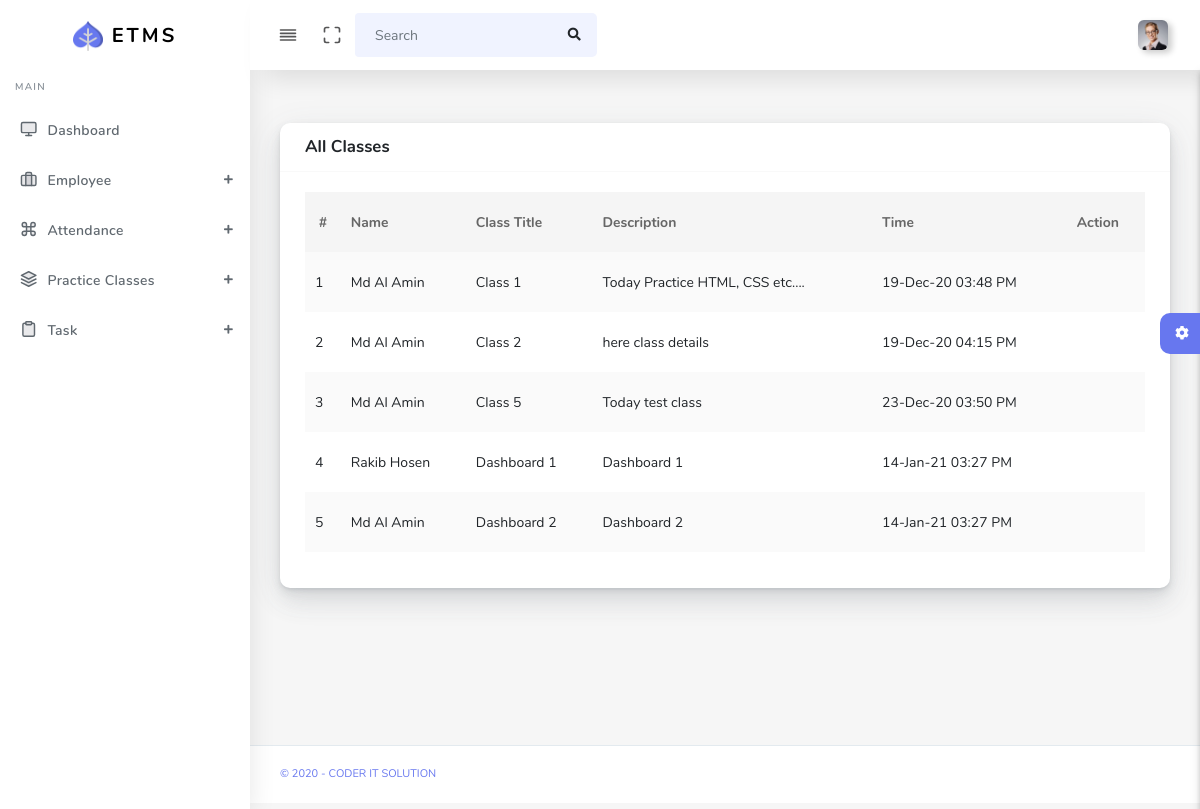
The app's page /admin/ClassAll.php (signed in) with its own data.
### tables this page shows
CREATE TABLE `em_class` (
  `c_id` int(11) NOT NULL,
  `user_id` varchar(100) NOT NULL,
  `class_name` varchar(255) NOT NULL,
  `class_details` text NOT NULL,
  `date_time` datetime NOT NULL
);

CREATE TABLE `em_users` (
  `u_id` int(11) NOT NULL,
  `first_name` varchar(255) NOT NULL,
  `last_name` varchar(255) NOT NULL,
  `email` varchar(255) NOT NULL,
  `mobile` varchar(255) NOT NULL,
  `birthday` date NOT NULL,
  `blood_group` varchar(100) NOT NULL,
  `father_name` varchar(255) NOT NULL,
  `mother_name` varchar(255) NOT NULL,
  `f_or_m_mobile` varchar(100) NOT NULL,
  `edu` varchar(100) DEFAULT NULL,
  `address` varchar(255) DEFAULT NULL,
  `password` varchar(255) NOT NULL,
  `register_date` datetime NOT NULL,
  `email_verify` int(100) NOT NULL DEFAULT 0,
  `email_verify_code` varchar(100) DEFAULT NULL,
  `mobile_verify` int(11) NOT NULL DEFAULT 0,
  `mobile_verify_code` varchar(100) DEFAULT NULL,
  `photo` varchar(255) DEFAULT NULL,
  `reset_code` int(11) DEFAULT NULL
);

### functions.php (called while the page is built, shortened)
<?php
require_once('config.php');
function em_user($id,$col){
	global $pdo;
    $stm=$pdo->prepare("SELECT $col FROM em_users WHERE u_id=?");
    $stm->execute(array($id));
   	$result=$stm->fetchAll(PDO::FETCH_ASSOC);
    return $result[0]["$col"];
}
 ?>

### admin/ClassAll.php (the view, shortened to what this page needs)
<?php require_once('header.php');
?>
<div class="row">
  <div class="col-12">
    <div class="card">
      <div class="card-header">
        <h4>All Classes </h4>
      </div>
      <div class="card-body">
        <div class="table-responsive">
          <table class="table table-striped" id="table-1">
            <thead>
              <tr>
                <th class="text-center">
                  #
                </th>
                <th>Name</th>
                <th>Class Title</th>
                <th>Description</th>
                <th>Time</th>
                <th>Action</th>
              </tr>
            </thead>
            <tbody>
            	<?php
            	$stm=$pdo->prepare("SELECT * FROM em_class");
            	$stm->execute(array());
            	$result = $stm->fetchAll(PDO::FETCH_ASSOC);
            	$a=1;
            	foreach($result as $row) :
            	 ?>
              	<tr>
                	<td><?php echo $a;$a++; ?></td>
                  <td><?php echo em_user($row['user_id'],'first_name')." ".em_user($row['user_id'],'last_name'); ?></td>
                  <td><?php echo $row['class_name'];?></td>
                  <td><?php echo $row['class_details'];?></td>
                  <td><?php echo date('d-M-y h:i A',strtotime($row['date_time']));?></td>
                  <td> </td>
              	</tr>
              <?php endforeach; ?>
            </tbody>
          </table>
        </div>
      </div>
    </div>
  </div>
</div>
<?php require_once('footer.php'); ?>

### admin/header.php (shortened to what this page needs)
<?php
require_once('../config.php');
require_once('../functions.php');
 ?>
<!DOCTYPE html>
<html lang="en">
<head>
  <link rel="stylesheet" href="assets/css/app.min.css">
  <link rel="stylesheet" href="assets/bundles/datatables/datatables.min.css">
  <link rel="stylesheet" href="assets/bundles/datatables/DataTables-1.10.16/css/dataTables.bootstrap4.min.css">
  <link rel="stylesheet" href="assets/bundles/summernote/summernote-bs4.css">
  <link rel="stylesheet" href="assets/css/style.css">
  <link rel="stylesheet" href="assets/css/components.css">
  <link rel="stylesheet" href="assets/css/custom.css">
  <link rel="stylesheet" href="assets/css/ourstyle.css">
</head>
<body>
  <div id="app">
    <div class="main-wrapper main-wrapper-1">
      <div class="navbar-bg"></div>
      <nav class="navbar navbar-expand-lg main-navbar sticky">
        <div class="form-inline mr-auto">
          <ul class="navbar-nav mr-3">
            <li><a href="#" data-toggle="sidebar" class="nav-link nav-link-lg
									collapse-btn"> <i data-feather="align-justify"></i></a></li>
            <li><a href="#" class="nav-link nav-link-lg fullscreen-btn">
                <i data-feather="maximize"></i>
              </a></li>
            <li>
              <form class="form-inline mr-auto">
                <div class="search-element">
                  <input class="form-control" type="search" placeholder="Search" aria-label="Search" data-width="200">
                  <button class="btn" type="submit">
                    <i class="fas fa-search"></i>
                  </button>
                </div>
              </form>
            </li>
          </ul>
        </div>
        <ul class="navbar-nav navbar-right">
          <li class="dropdown"><a href="#" data-toggle="dropdown"
              class="nav-link dropdown-toggle nav-link-lg nav-link-user"> <img alt="image" src="assets/img/user.png"
                class="user-img-radious-style"> <span class="d-sm-none d-lg-inline-block"></span></a>
          </li>
        </ul>
      </nav>
      <div class="main-sidebar sidebar-style-2">
        <aside id="sidebar-wrapper">
          <div class="sidebar-brand">
            <a href="index.html"> <img alt="image" src="assets/img/logo.png" class="header-logo" /> <span
                class="logo-name">ETMS</span>
            </a>
          </div>
          <ul class="sidebar-menu">
            <li class="menu-header">Main</li>
            <li class="dropdown">
              <a href="index.php" class="nav-link"><i data-feather="monitor"></i><span>Dashboard</span></a>
            </li>
            <li class="dropdown">
              <a href="#" class="menu-toggle nav-link has-dropdown"><i
                  data-feather="briefcase"></i><span>Employee</span></a>
            </li>
            <li class="dropdown">
              <a href="#" class="menu-toggle nav-link has-dropdown"><i data-feather="command"></i><span>Attendance</span></a>
            </li>
            <li class="dropdown">
              <a href="#" class="menu-toggle nav-link has-dropdown"><i data-feather="layers"></i>
                <span>Practice Classes</span></a>
            </li>
            <li class="dropdown">
              <a href="#" class="menu-toggle nav-link has-dropdown"><i data-feather="clipboard"></i><span>Task</span></a>
            </li>
          </ul>
        </aside>
      </div>
      <div class="main-content">
        <section class="section">
          <div class="section-body">

### admin/footer.php (shortened to what this page needs)
  </div>
        </section>
        <div class="settingSidebar">
          <a href="javascript:void(0)" class="settingPanelToggle"> <i class="fa fa-spin fa-cog"></i>
          </a>
        </div>
      </div>
      <footer class="main-footer">
        <div class="footer-left">
          <a href="https://coderitsolution.com">&copy; 2020 - Coder IT Solution</a></a>
        </div>
      </footer>
    </div>
  </div>
</body>
</html>

### records on screen
em_class: user.first_name "Md Al", user.last_name "Amin", class_name "Class 1", class_details "Today Practice HTML, CSS etc....", date_time "19-Dec-20 03:48 PM"
em_class: user.first_name "Md Al", user.last_name "Amin", class_name "Class 2", class_details "here class details", date_time "19-Dec-20 04:15 PM"
em_class: user.first_name "Md Al", user.last_name "Amin", class_name "Class 5", class_details "Today test class", date_time "23-Dec-20 03:50 PM"
em_class: user.first_name "Rakib", user.last_name "Hosen", class_name "Dashboard 1", class_details "Dashboard 1", date_time "14-Jan-21 03:27 PM"
em_class: user.first_name "Md Al", user.last_name "Amin", class_name "Dashboard 2", class_details "Dashboard 2", date_time "14-Jan-21 03:27 PM"
